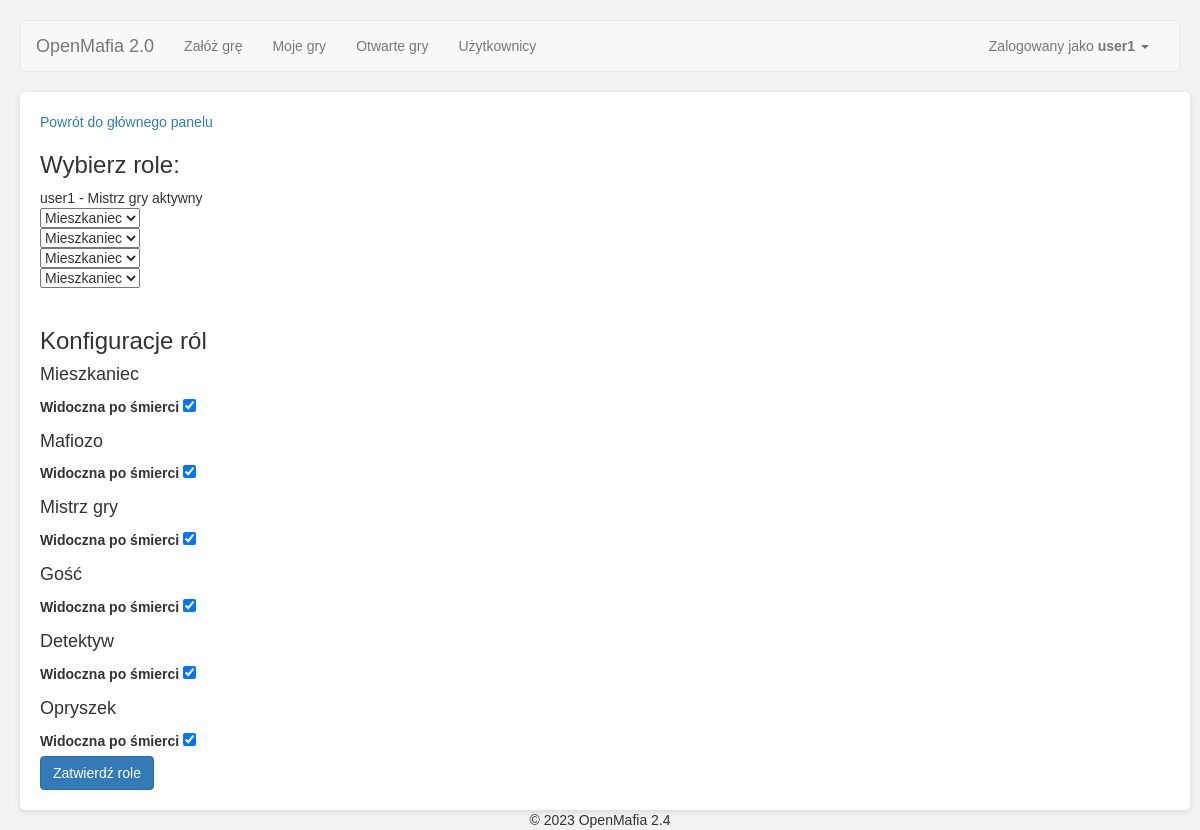
Page /game/2/game_configuration/choose_roles (signed in) on the committed database.
### app/Engine/DB/models.py (models this page shows, shortened)
class User(db.Model):
    __tablename__ = 'User'
    id = db.Column(db.Integer, primary_key=True)
    user = db.Column(db.String(64), unique=True)
    password = db.Column(db.String(500))
    name = db.Column(db.String(500))
    email = db.Column(db.String(120), unique=True)
    is_active = db.Column(db.Boolean)
    def is_active(self):
        return True

class Role(db.Model):
    __tablename__ = 'Role'
    id = db.Column(db.Integer, primary_key=True)
    name = db.Column(db.String(100))
    visible_name = db.Column(db.String(500))
    description = db.Column(db.String(500))

### app/SetupGameModule/views.py (the view, shortened to what this page needs)
@SetupGameModule.route('<game_id>/game_configuration/choose_roles', methods=['GET', 'POST'])
@login_required
@handle_jobs
def game_configuration_choose_roles(game_id):
    game_id = int(game_id)
    db_api = GameApi()
    game = db_api.get_game(game_id)
    roles_api = RolesApi()
    game_config = GameConfiguration(game)
    v = Validator(game, current_user)
    form = ChooseRolesForm()
    players_count = len(game.game_players)
    game_admin_activated = db_api.get_configuration_value_boolean('game_admin')
    if game_admin_activated:
        players_count -= 1
    form = form.set_form_parameters(entries=players_count, choices=[role.visible_name for role in roles_api.roles])
    if v.user_is_game_admin() and v.enrollment_is_closed():
        if not form.is_submitted():
            return render_template('SetupGameModule_choose_roles.html', game=game, form=form, game_admin_activated=game_admin_activated)
    return redirect(url_for('SetupGameModule.game_configuration', game_id=game_id))

### app/SetupGameModule/forms.py
class ChooseRolesForm(FlaskForm):
	roles = FieldList(FormField(RoleForm), min_entries=2)
	role_visibility_after_death = FieldList(FormField(RoleVisibleAfterDeathForm), min_entries=1)
	def set_form_parameters(self, entries, choices):
		class LocalRoleForm(RoleForm):
			pass
		LocalRoleForm.role = SelectField('Rola', choices=choices, validators=[DataRequired()])
		class LocalRoleVisibleAfterDeathForm(RoleVisibleAfterDeathForm):
			pass
		LocalRoleVisibleAfterDeathForm.role_visible_after_death = BooleanField('Widoczna po śmierci', default=True)
		class LocalChooseRolesForm(ChooseRolesForm):
			pass
		LocalChooseRolesForm.roles = FieldList(FormField(LocalRoleForm), min_entries=entries, max_entries=entries)
		LocalChooseRolesForm.role_visibility_after_death = FieldList(FormField(LocalRoleVisibleAfterDeathForm),
																	 min_entries=len(choices),
																	 max_entries=len(choices))
		return LocalChooseRolesForm()

class RoleForm(FlaskForm):
	role = SelectField('Rola', choices=['a','b','c'], validators=[DataRequired()])

### app/Engine/DB/db_api.py (called while the page is built)
    def get_game(self, game_id):
        self.game = Game.query.filter_by(id=game_id).first()
        try:
            self.game.game_players.sort(key=lambda x: x.order_id)
        except (TypeError, AttributeError):
            pass
        return self.game

    def _get_configuration_dictionary(self):
        return Configuration.query.all()

    def get_configuration(self, cfg_name: str):
        privilege = [config.value for config in self.game.game_config if config.configuration.name == cfg_name]
        if len(privilege) == 1:
            privilege_value = privilege[0]
        else:
            cfg_dict = self._get_configuration_dictionary()
            privilege_value = [d.default_value for d in cfg_dict if d.name == cfg_name][0]
        return privilege_value

    def get_configuration_value_boolean(self, cfg_name):
        value = self.get_configuration(cfg_name)
        return value == '1'

    def list_roles(self):
        return Role.query.all()

    def list_jobs_for_game(self, game_id, for_update=False):
        if for_update:
            return Job.query.filter(Job.status != 'done', Job.game_id == game_id).with_for_update().all()
        else:
            return Job.query.filter(Job.status != 'done', Job.game_id == game_id).all()

    def unlock_table(self):
        db.session.commit()

### app/views.py (called while the page is built)
@app.before_request
def before_request():
    g.user = current_user

@lm.user_loader
def load_user(id):
    return User.query.get(int(id))

### app/SetupGameModule/templates/SetupGameModule_choose_roles.html (shortened to what this page needs)
{% extends "base.html" %}
{% import "bootstrap/wtf.html" as wtf %}
{% block styles %}
{{ super() }}
<link rel="stylesheet" type="text/css" href="{{ url_for('SetupGameModule.static', filename='css/datatables.css') }}">
<link rel="stylesheet" type="text/css" href="{{ url_for('SetupGameModule.static', filename='css/styles.css') }}">
{% endblock %}
{%block main_content%}
<a href="../game_configuration">Powrót do głównego panelu</a>
<h3>Wybierz role:</h3>
{% if game_admin_activated %}
{{ current_user.user }} - Mistrz gry aktywny
{% else %}
Rozgrywka bez mistrza gry
{% endif %}
<form method="post" class="form form-horizontal" name="chooserolesform">
    {% for r in form.roles %}
        {{ r.form.role }}<br/>
    {% endfor %}<br />
    <h3>Konfiguracje ról</h3>
    {% for r in form.role_visibility_after_death %}
    <h4>{{ form.roles[0].form.role.choices[loop.index0] }}</h4>
    {{ r.form.role_visible_after_death.label }}
    {{ r.form.role_visible_after_death }}<br />
    {% endfor %}
    <div class="form-actions">
        <button name="action_choose_roles" type="submit" class="btn btn-primary">Zatwierdź role</button>
    </div>
</form>
{%endblock%}

### app/templates/base.html (shortened to what this page needs)
{% extends "bootstrap/base.html" %}
{% block styles %}
{{ super() }}
<link rel="stylesheet" type="text/css" href="{{ url_for('static', filename='css/base_styles.css') }}">
<link rel="stylesheet" type="text/css" href="{{ url_for('static', filename='css/bootstrap_table.css') }}">
{% endblock %}
{% block navbar %}
<nav class="navbar navbar-default" id="nav">
	<div class="container-fluid">
	  <div class="navbar-header">
		<a class="navbar-brand" href="/">OpenMafia 2.0</a>
	  </div>
	  <div class="collapse navbar-collapse" id="bs-example-navbar-collapse-1">
		<ul class="nav navbar-nav">
			<li {{ 'class=active' if request.endpoint == 'SetupGameModule.setup_game' }} ><a href="{{ url_for('SetupGameModule.setup_game')}}">Załóż grę</a></li>
			<li><a href="{{ url_for('SetupGameModule.game_list')}}/my_games">Moje gry</a></li>
			<li><a href="{{ url_for('SetupGameModule.game_list')}}/open_games">Otwarte gry</a></li>
			<li><a href="{{ url_for('User.user_main')}}">Użytkownicy</a></li>
		</ul>
		<ul class="nav navbar-nav navbar-right">
		  <li><a href="#"></a></li>
		  <li class="dropdown">
			<a href="#" class="dropdown-toggle" data-toggle="dropdown" role="button" aria-haspopup="true" aria-expanded="false">
				{% if current_user.is_authenticated %}
				Zalogowany jako <b>{{ current_user.user }}</b>
				{% else %}
					Gość
				{% endif %}
				<span class="caret"></span>
			</a>
		  </li>
		</ul>
	  </div>
	</div>
  </nav>
{% endblock %}
{%block content %}
<div class="container">
	{%block main_content%}{%endblock%}
</div>
{% block footer %}
<div class="footer">&copy; 2023 OpenMafia 2.4</div>
{%- endblock footer %}
{%endblock%}

### app/static/css/base_styles.css (style rules this page uses)
.footer { position: fixed; left: 0; bottom: 0; width: 100%; text-align: center; text-size: small; }
body { font-family: Arial, sans-serif; background-color: #f2f2f2; margin: 0; padding: 20px; }
.container { margin: 0 auto; background-color: #ffffff; border-radius: 5px; padding: 20px; box-shadow: 0 2px 6px rgba(0, 0, 0, 0.1); }

### rows in the picture
User: user "user1"
Role: visible_name "Mieszkaniec"
Role: visible_name "Mafiozo"
Role: visible_name "Mistrz gry"
Role: visible_name "Gość"
Role: visible_name "Detektyw"
Role: visible_name "Opryszek"

### other values in the picture
{{ r.form.role_visible_after_death.label }} "Widoczna po śmierci" "Widoczna po śmierci" "Widoczna po śmierci" "Widoczna po śmierci" "Widoczna po śmierci" "Widoczna po śmierci"
